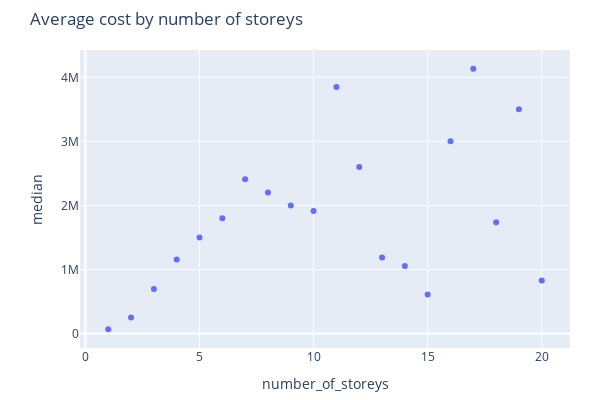

This figure's notebook cell:
### Code cell
fig = px.scatter(avg_cost_by_storey_lt20, x="number_of_storeys", y="median",
                 title="Average cost by number of storeys",
                 labels={"mean":"Average reported cost of works"},
                 width=600, height=400
                )

fig.update_layout(
    margin={'t':50,'l':80,'b':10,'r':30}
)

fig.show()

### Figure 1 — Plotly figure (JSON) as saved in the notebook; plotly's stock layout.template omitted (floating-point values rounded to 4 significant figures)
{"data": [{"hovertemplate": "number_of_storeys=%{x}<br>median=%{y}<extra></extra>", "legendgroup": "", "marker": {"color": "#636efa", "symbol": "circle"}, "mode": "markers", "name": "", "orientation": "v", "showlegend": false, "type": "scatter", "x": [1, 2, 3, 4, 5, 6, 7, 8, 9, 10, 11, 12, 13, 14, 15, 16, 17, 18, 19, 20], "xaxis": "x", "y": [65590.0, 250000, 696286, 1157125, 1500000, 1800000, 2410059, 2200000, 2000000, 1914594, 3850000, 2600000, 1188416, 1052700, 608500, 3000000, 4135000, 1738295, 3500000, 826793], "yaxis": "y"}], "layout": {"height": 400, "legend": {"tracegroupgap": 0}, "margin": {"b": 10, "l": 80, "r": 30, "t": 50}, "title": {"text": "Average cost by number of storeys"}, "width": 600, "xaxis": {"anchor": "y", "domain": [0, 1], "title": {"text": "number_of_storeys"}}, "yaxis": {"anchor": "x", "domain": [0, 1], "title": {"text": "median"}}}}
